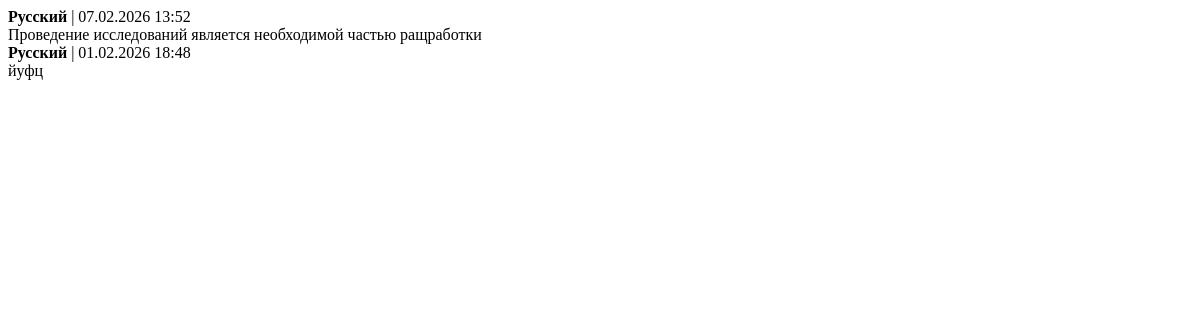
Page /search/ (signed in) on the earlier database version.
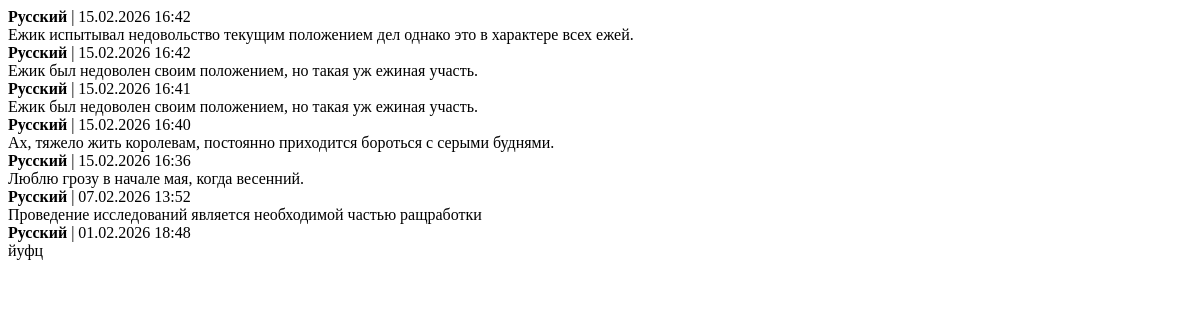
Same page on the later database version.
### start_page/models.py (models this page shows, shortened)
class Content(models.Model):
    LANGUAGE_CHOICES = [
        ('ru', 'Русский'),
        ('en', 'Английский'),
        ('zh', 'Китайский'),
        ('es', 'Испанский'),
    ]
    user = models.ForeignKey(User, on_delete=models.CASCADE, related_name='contents')
    language = models.CharField(max_length=2, choices=LANGUAGE_CHOICES)
    corrected_text = models.TextField()
    created_at = models.DateTimeField(auto_now_add=True)
    class Meta:
        ordering = ['-created_at']

### start_page/views.py (the view)
# urls.py: path('search/', search_history, name='search_history'),
@login_required
@require_http_methods(["GET"])
def search_history(request):
    search_query = request.GET.get('search', '')
    contents = Content.objects.filter(user=request.user, corrected_text__icontains=search_query) if search_query else Content.objects.filter(user=request.user)[:10]
    return render(request, 'start_page/history_list.html', {'contents': contents})

### start_page/templates/start_page/history_list.html
{% for content in contents %}
<div class="content-item">
    <div class="content-meta">
        <strong>{{ content.get_language_display }}</strong> | {{ content.created_at|date:"d.m.Y H:i" }}
    </div>
    <div class="content-text">{{ content.corrected_text }}</div>
</div>
{% empty %}
<p>Ничего не найдено</p>
{% endfor %}

Differences in the rows shown:
added Content: language "Русский", created_at "15.02.2026 16:42", corrected_text "Ежик испытывал недовольство текущим положением дел однако это в характере всех ежей."
added Content: language "Русский", created_at "15.02.2026 16:42", corrected_text "Ежик был недоволен своим положением, но такая уж ежиная участь."
added Content: language "Русский", created_at "15.02.2026 16:41", corrected_text "Ежик был недоволен своим положением, но такая уж ежиная участь."
added Content: language "Русский", created_at "15.02.2026 16:40", corrected_text "Ах, тяжело жить королевам, постоянно приходится бороться с серыми буднями."
added Content: language "Русский", created_at "15.02.2026 16:36", corrected_text "Люблю грозу в начале мая, когда весенний."
